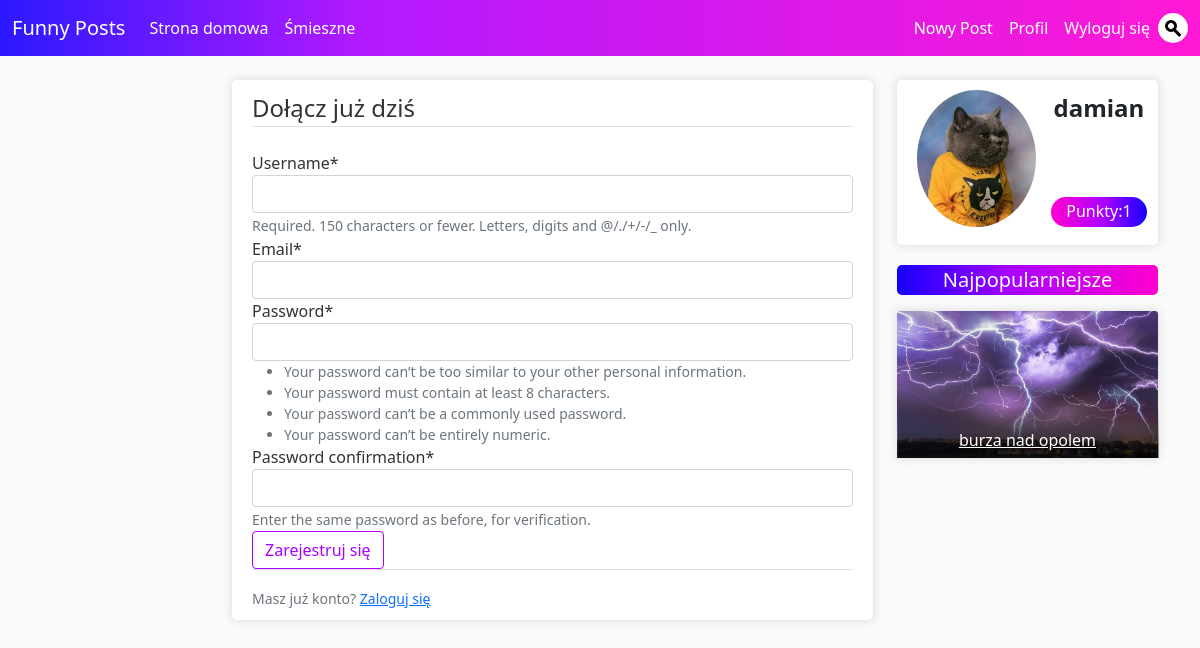
The page /register/ (signed in) on the database its author committed.
### posts/models.py (models this page shows, shortened)
class Post(models.Model):
    title       = models.CharField(max_length=100)
    content     = RichTextUploadingField(blank=True, null=True)
    zajawka     = models.TextField(max_length=200, blank=True, null=True, default=' ')
    date_posted = models.DateTimeField(default=timezone.now)
    author      = models.ForeignKey(User, on_delete=models.CASCADE)
    image       = ResizedImageField(size=[1920, 1080], crop=['middle', 'center'], quality=99, upload_to=upload_location)
    likes       = models.ManyToManyField(User, related_name='blog_post', blank=True)
    unlikes     = models.ManyToManyField(User, related_name='blog_post_u', blank=True)
    category    = models.ForeignKey(Category, on_delete=models.CASCADE, default='1')
    view_count  = models.IntegerField(default=0)
    STATUS_CHOICES = (('Oczekujace','oczekujące'), ('Zaakceptowane', 'zaakceptowane'))
    status      = models.CharField(max_length=25, choices=STATUS_CHOICES, default='Oczekujące')

### users/views.py (the view)
# urls.py: path('register/', user_views.register, name='register'),
def register(request):
    if request.method == 'POST':
        form = UserRegisterForm(request.POST)
        if form.is_valid():
            form.save()
            username = form.cleaned_data.get('username')
            messages.success(request, f'Utworzyłeś konto! Możesz się zalogować!')
            return redirect('login')
    else:
        form = UserRegisterForm()
    return render(request, 'users/register.html', {'form': form})

### users/forms.py
class UserRegisterForm(UserCreationForm):
    email = forms.EmailField()
    class Meta:
        model = User
        fields =['username', 'email', 'password1', 'password2']

### funnyp/context_processors.py (called while the page is built)
def popularposts(request):
    return{
        'popularposts': Post.objects.filter(status='Zaakceptowane').annotate(like_count=Count('likes')-Count('unlikes')).order_by('-like_count')[:10]
    }

def userframe(request, *args, **kwargs):
    try:
        user = get_object_or_404(User, username=request.user)
        userposts = Post.objects.filter(author=user, status='Zaakceptowane').aggregate(total_likes=Count('likes')-Count('unlikes'))['total_likes'] or 0
        return {
            'userlikes': userposts,
            'userimage': user.profile.image,
            'current_user': user
        }
    except:
        return {}

### users/templates/users/register.html (shortened to what this page needs)
{% extends "posts/base.html" %}
{% load crispy_forms_tags %}
{% block content %}
    <div class="content-section">
        <form method="POST">
            <fieldset class="form-group">
                <legend class="border-bottom mb-4">Dołącz już dziś</legend>
                {{ form|crispy }}
            </fieldset>
            <div class="form-group">
                <button class="btn btn-active" type="submit">Zarejestruj się</button>
            </div>
        </form>
        <div class="border-top pt-3">
            <small class="text-muted">
                Masz już konto? <a class="ml-2" href="{% url 'login' %}">Zaloguj się</a>
            </small>
        </div>
    </div>
{% endblock content %}

### posts/templates/posts/base.html (shortened to what this page needs)
{% load static %}
<!DOCTYPE html>
<html>
<head>
    <link href="https://cdn.jsdelivr.net/npm/bootstrap@5.0.0-beta2/dist/css/bootstrap.min.css" rel="stylesheet">
    <link rel="stylesheet" type="text/css" href="{% static 'posts/main.css' %}">
    <link rel="stylesheet" type="text/css" href="{% static 'posts/searchbar.css' %}">
</head>
<body>
    <header class="site-header">
      <nav class="navbar navbar-expand-lg navbar-dark bg-steel fixed-top">
        <div class="container-fluid">
          <a class="navbar-brand mr-4" href="{% url 'blog-home' %}">Funny Posts</a>
          <div class="collapse navbar-collapse" id="navbarToggle">
            <div class="navbar-nav me-auto">
              <div class="navbar-nav">
                <a class="nav-item nav-link" href="{% url 'blog-home' %}">Strona domowa</a>
                <a class="nav-item nav-link" href="{% url 'category' 1 %}">Śmieszne</a>
              </div>
            </div>
            <div class="navbar-nav">
              {% if user.is_authenticated %}
              <a class="nav-item nav-link" href="{% url 'post-create' %}">Nowy Post</a>
              <a class="nav-item nav-link" href="{% url 'profile' %}">Profil</a>
              <a class="nav-item nav-link" href="{% url 'logout' %}">Wyloguj się</a>
              {% else %}
              <a class="nav-item nav-link" href="{% url 'login' %}">Zaloguj się</a>
              <a class="nav-item nav-link" href="{% url 'register' %}">Rejestracja</a>
              {% endif %}
              <form method='GET' action='{% url "searchbar" %}' class="d-flex">
                <div class="search">
                  <div class="icon"></div>
                </div>
              </form>
            </div>
          </div>
        </div>
      </nav>
    </header>
    <main role="main" class="container">
      <div class="row">
        <div class="col-md-2"></div>
        <div class="col-md-7">
            {% block content %}{% endblock %}
        </div>
        <div class="col-md-3">
          {% if user.is_authenticated %}
              <div class="post-container">
                  <div class="content-section">
                    <div class="row justify-content-center">
                      <div class="col-6 col-md-12 col-lg-7"><img class="rounded-circle profile-img" src="{{ userimage.url }}"></div>
                      <div class="col-6 col-md-12 col-lg-5 d-flex flex-column align-items-center">
                        <a class="flex-grow-1 text-dark fs-4 fw-bold" style="text-decoration:none" href="{% url 'user-posts' user.username %}">{{ current_user.username }}</a>
                        <div class="justify-content-center">
                          <h6 class="points">Punkty:{{ userlikes }}</h6>
                        </div>
                      </div>
                    </div>
                  </div>
              </div>
          {% endif %}
          <div class="najpopularniejsze">
            <p class="text-center">Najpopularniejsze</p>
          </div>
          {% for post in popularposts %}
            <article class="media post-section">
                <div class="media-body">
                  <div class="post-container">
                    <img class="card-img-top" src="{{ post.image.url }}">
                    <div class="post-title">
                        <h6 class="text-center"><a class="article-title-homepage" href="{% url 'post-detail' post.id %}">{{ post.title }}</a></h6>
                    </div>
                  </div>
                </div>
            </article>
          {% endfor %}
        </div>
      </div>
    </main>
</body>
</html>

### posts/static/posts/main.css (style rules this page uses)
body { background: #fafafa; color: #333333; margin-top: 5rem; }
h1, h2, h3, h4, h5, h6 { color: #444444; }
ul { margin: 0; }
.bg-steel { background: rgb(255,0,207); background: linear-gradient(270deg, rgba(255, 0, 208, 0.9) 0%, rgba(170,0,255,0.9) 70%, rgba(20,0,255,0.9) 100%); }
.site-header .navbar-nav .nav-link { color: #ffffff; }
.site-header .navbar-nav .navbar-nav .nav-link { color: #ffffff; }
.content-section { background: #ffffff; padding: 10px 20px; border: None; border-radius: 5px; margin-bottom: 20px; box-shadow: 0px 0px 8px 1px #dddddd; }
.post-container { position: relative; text-align: center; color: white; }
.post-title { background: -webkit-linear-gradient(rgba(128, 35, 35, 0.01), rgba(0, 0, 0, 0.8) 80%) ; position: absolute; padding-top: 25px; width: 100%; bottom: 0%; left: 50%; transform: translate(-50%, 0%); }
.post-section { text-align: center; background: #ffffff; border: None; margin-bottom: 20px; box-shadow: 0px 0px 8px 1px #dddddd; }
.article-title-homepage { color: #ffffff; }
.profile-img { height: auto; max-width: 100%; margin-right: 15px; margin-bottom: 8px; }
.points { background: rgb(255,0,207); background: linear-gradient(90deg, rgba(255,0,207,1) 0%, rgba(170,0,255,1) 56%, rgba(20,0,255,1) 100%); color: white; padding: 5px; padding-left: 15px; padding-right: 15px; border-radius: 30px; height: 30px; }
.najpopularniejsze { background: rgb(255,0,207); background: linear-gradient(270deg, rgba(255,0,207,1) 0%, rgba(170,0,255,1) 56%, rgba(20,0,255,1) 100%); color: white; border-radius: 5px; font-size: 20px; }
.btn-active { color: #AA00FF; background-color: #FFFFFF; border-color: #AA00FF; }

### posts/static/posts/searchbar.css (style rules this page uses)
.search { position: relative; top: 5px; width: 30px; height: 30px; background: white; border-radius: 20px; transition: 0.5s; box-shadow: 0 0 0 1px rgba(255,0,207,0.5); overflow: hidden; }
.search .icon { position: absolute; top: 11px; left: 11px; width: 7px; height: 7px; background: white; border-radius: 20px; display: flex; justify-content: center; align-items: center; z-index: 1000; cursor: pointer; }
.search .icon::before { content: ''; position: absolute; width: 12px; height: 12px; border: 3px solid black; border-radius: 50%; transform: translate(-2px, -2px) rotate(315deg); }
.search .icon::after { content: ''; position: absolute; width: 3px; height: 8px; background:black; transform: translate(5px, 5px) rotate(315deg); }

### rows shown on the page
Post: image (picture), title "burza nad opolem"

### other values the page prints
{{ current_user.username }} "damian"
{{ userlikes }} "1"
